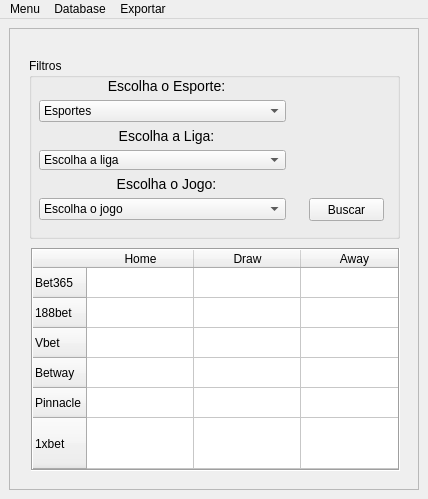
<?xml version="1.0" encoding="UTF-8"?>
<ui version="4.0">
 <class>MainWindow</class>
 <widget class="QMainWindow" name="MainWindow">
  <property name="geometry">
   <rect>
    <x>0</x>
    <y>0</y>
    <width>428</width>
    <height>499</height>
   </rect>
  </property>
  <property name="windowTitle">
   <string>Cotações</string>
  </property>
  <property name="styleSheet">
   <string notr="true">QLabel{
font-size: 14px;
}</string>
  </property>
  <widget class="QWidget" name="centralwidget">
   <layout class="QGridLayout" name="gridLayout">
    <item row="0" column="1">
     <widget class="QFrame" name="back">
      <property name="frameShape">
       <enum>QFrame::StyledPanel</enum>
      </property>
      <property name="frameShadow">
       <enum>QFrame::Raised</enum>
      </property>
      <widget class="QWidget" name="gridLayoutWidget">
       <property name="geometry">
        <rect>
         <x>20</x>
         <y>220</y>
         <width>371</width>
         <height>223</height>
        </rect>
       </property>
       <layout class="QGridLayout" name="gridLayout_2">
        <property name="leftMargin">
         <number>2</number>
        </property>
        <item row="0" column="0">
         <widget class="QTableWidget" name="tableWidget">
          <property name="minimumSize">
           <size>
            <width>0</width>
            <height>221</height>
           </size>
          </property>
          <property name="frameShape">
           <enum>QFrame::Box</enum>
          </property>
          <property name="frameShadow">
           <enum>QFrame::Sunken</enum>
          </property>
          <property name="verticalScrollBarPolicy">
           <enum>Qt::ScrollBarAsNeeded</enum>
          </property>
          <property name="horizontalScrollBarPolicy">
           <enum>Qt::ScrollBarAlwaysOff</enum>
          </property>
          <property name="autoScroll">
           <bool>true</bool>
          </property>
          <property name="selectionMode">
           <enum>QAbstractItemView::NoSelection</enum>
          </property>
          <property name="showGrid">
           <bool>true</bool>
          </property>
          <property name="gridStyle">
           <enum>Qt::SolidLine</enum>
          </property>
          <attribute name="horizontalHeaderVisible">
           <bool>true</bool>
          </attribute>
          <attribute name="horizontalHeaderCascadingSectionResizes">
           <bool>false</bool>
          </attribute>
          <attribute name="horizontalHeaderDefaultSectionSize">
           <number>107</number>
          </attribute>
          <attribute name="verticalHeaderVisible">
           <bool>true</bool>
          </attribute>
          <attribute name="verticalHeaderCascadingSectionResizes">
           <bool>false</bool>
          </attribute>
          <attribute name="verticalHeaderDefaultSectionSize">
           <number>30</number>
          </attribute>
          <attribute name="verticalHeaderMinimumSectionSize">
           <number>20</number>
          </attribute>
          <attribute name="verticalHeaderShowSortIndicator" stdset="0">
           <bool>false</bool>
          </attribute>
          <attribute name="verticalHeaderStretchLastSection">
           <bool>true</bool>
          </attribute>
          <row>
           <property name="text">
            <string>Bet365</string>
           </property>
          </row>
          <row>
           <property name="text">
            <string>188bet</string>
           </property>
          </row>
          <row>
           <property name="text">
            <string>Vbet</string>
           </property>
          </row>
          <row>
           <property name="text">
            <string>Betway</string>
           </property>
          </row>
          <row>
           <property name="text">
            <string>Pinnacle</string>
           </property>
          </row>
          <row>
           <property name="text">
            <string>1xbet</string>
           </property>
          </row>
          <column>
           <property name="text">
            <string>Home</string>
           </property>
          </column>
          <column>
           <property name="text">
            <string>Draw</string>
           </property>
          </column>
          <column>
           <property name="text">
            <string>Away</string>
           </property>
          </column>
          <item row="4" column="2">
           <property name="text">
            <string/>
           </property>
           <property name="textAlignment">
            <set>AlignHCenter|AlignVCenter|AlignCenter</set>
           </property>
           <property name="flags">
            <set>ItemIsDragEnabled</set>
           </property>
          </item>
         </widget>
        </item>
       </layout>
      </widget>
      <widget class="QGroupBox" name="groupBox">
       <property name="geometry">
        <rect>
         <x>20</x>
         <y>30</y>
         <width>371</width>
         <height>181</height>
        </rect>
       </property>
       <property name="title">
        <string>Filtros</string>
       </property>
       <widget class="QWidget" name="formLayoutWidget">
        <property name="geometry">
         <rect>
          <x>10</x>
          <y>20</y>
          <width>255</width>
          <height>151</height>
         </rect>
        </property>
        <layout class="QFormLayout" name="formLayout">
         <property name="fieldGrowthPolicy">
          <enum>QFormLayout::AllNonFixedFieldsGrow</enum>
         </property>
         <item row="1" column="0" colspan="2">
          <widget class="QComboBox" name="comboBox">
           <property name="maximumSize">
            <size>
             <width>247</width>
             <height>16777215</height>
            </size>
           </property>
           <property name="cursor">
            <cursorShape>ArrowCursor</cursorShape>
           </property>
           <property name="layoutDirection">
            <enum>Qt::LeftToRight</enum>
           </property>
           <property name="sizeAdjustPolicy">
            <enum>QComboBox::AdjustToMinimumContentsLength</enum>
           </property>
           <item>
            <property name="text">
             <string>Esportes</string>
            </property>
           </item>
           <item>
            <property name="text">
             <string>soccer</string>
            </property>
           </item>
           <item>
            <property name="text">
             <string>table_tenis</string>
            </property>
           </item>
           <item>
            <property name="text">
             <string>tennis</string>
            </property>
           </item>
           <item>
            <property name="text">
             <string>volleyball</string>
            </property>
           </item>
          </widget>
         </item>
         <item row="3" column="0">
          <widget class="QComboBox" name="comboBox_2">
           <property name="minimumSize">
            <size>
             <width>247</width>
             <height>15</height>
            </size>
           </property>
           <property name="maximumSize">
            <size>
             <width>115</width>
             <height>20</height>
            </size>
           </property>
           <property name="contextMenuPolicy">
            <enum>Qt::NoContextMenu</enum>
           </property>
           <property name="layoutDirection">
            <enum>Qt::LeftToRight</enum>
           </property>
           <property name="sizeAdjustPolicy">
            <enum>QComboBox::AdjustToMinimumContentsLengthWithIcon</enum>
           </property>
           <item>
            <property name="text">
             <string>Escolha a liga</string>
            </property>
           </item>
          </widget>
         </item>
         <item row="5" column="0">
          <widget class="QComboBox" name="comboBox_3">
           <property name="minimumSize">
            <size>
             <width>247</width>
             <height>0</height>
            </size>
           </property>
           <item>
            <property name="text">
             <string>Escolha o jogo</string>
            </property>
           </item>
          </widget>
         </item>
         <item row="0" column="0" colspan="2">
          <widget class="QLabel" name="escolhaOEsporteLabel">
           <property name="text">
            <string>Escolha o Esporte:</string>
           </property>
           <property name="alignment">
            <set>Qt::AlignCenter</set>
           </property>
          </widget>
         </item>
         <item row="2" column="0" colspan="2">
          <widget class="QLabel" name="escolhaALigaLabel">
           <property name="text">
            <string>Escolha a Liga:</string>
           </property>
           <property name="alignment">
            <set>Qt::AlignCenter</set>
           </property>
          </widget>
         </item>
         <item row="4" column="0" colspan="2">
          <widget class="QLabel" name="escolhaOJogoLabel">
           <property name="text">
            <string>Escolha o Jogo:</string>
           </property>
           <property name="alignment">
            <set>Qt::AlignCenter</set>
           </property>
          </widget>
         </item>
        </layout>
       </widget>
       <widget class="QPushButton" name="pushButton">
        <property name="geometry">
         <rect>
          <x>280</x>
          <y>140</y>
          <width>75</width>
          <height>23</height>
         </rect>
        </property>
        <property name="text">
         <string>Buscar</string>
        </property>
       </widget>
      </widget>
     </widget>
    </item>
   </layout>
  </widget>
  <widget class="QMenuBar" name="menubar">
   <property name="geometry">
    <rect>
     <x>0</x>
     <y>0</y>
     <width>428</width>
     <height>21</height>
    </rect>
   </property>
   <widget class="QMenu" name="menuMenu">
    <property name="title">
     <string>Menu</string>
    </property>
    <addaction name="actionOdds"/>
   </widget>
   <widget class="QMenu" name="menuDatabase">
    <property name="title">
     <string>Database</string>
    </property>
   </widget>
   <widget class="QMenu" name="menuExportar">
    <property name="title">
     <string>Exportar</string>
    </property>
   </widget>
   <addaction name="menuMenu"/>
   <addaction name="menuDatabase"/>
   <addaction name="menuExportar"/>
  </widget>
  <action name="actionOdds">
   <property name="text">
    <string>Odds</string>
   </property>
  </action>
 </widget>
 <resources/>
 <connections/>
</ui>
